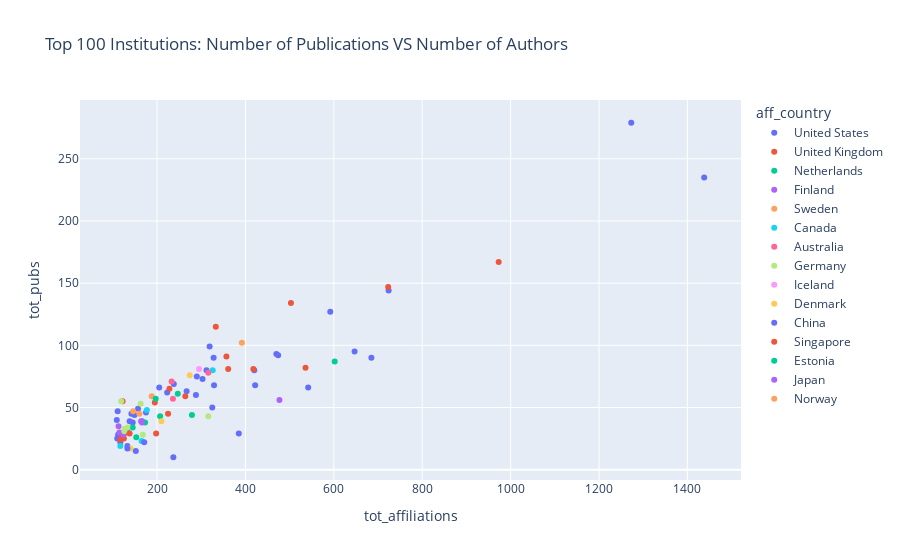

Write notebook code for a chart like this one.
### Code cell
treshold = 100

px.scatter(gridaffiliations[:treshold], 
           x="tot_affiliations", y="tot_pubs", 
           color="aff_country",
           hover_name="aff_name", 
           hover_data=['aff_id', 'aff_name', 'aff_city', 'aff_country', 'tot_affiliations', 'tot_pubs'], 
           title=f"Top {treshold} Institutions: Number of Publications VS Number of Authors")

### Figure 1 — Plotly figure (JSON) as saved in the notebook; plotly's stock layout.template omitted (floating-point values rounded to 4 significant figures; data arrays with more than 128 entries replaced by an {"elided": "..."} marker saying what was removed)
{"data": [{"customdata": {"elided": "40x6 mixed values"}, "hovertemplate": "<b>%{hovertext}</b><br><br>aff_country=%{customdata[3]}<br>tot_affiliations=%{customdata[4]}<br>tot_pubs=%{customdata[5]}<br>aff_id=%{customdata[0]}<br>aff_name=%{customdata[1]}<br>aff_city=%{customdata[2]}<extra></extra>", "hovertext": ["Broad Institute", "Harvard University", "Massachusetts General Hospital", "University of Michigan–Ann Arbor", "Icahn School of Medicine at Mount Sinai", "Stanford University", "Memorial Sloan Kettering Cancer Center", "University of California, San Francisco", "University of Washington", "Washington University in St. Louis", "Dana-Farber Cancer Institute", "St. Jude Children's Research Hospital", "University of California, San Diego", "University of Pennsylvania", "Yale University", "Brigham and Women's Hospital", "Johns Hopkins University", "University of North Carolina at Chapel Hill", "University of California, Los Angeles", "Columbia University", "Baylor College of Medicine", "Cornell University", "University of Southern California", "Boston Children's Hospital", "Fred Hutchinson Cancer Research Center", "The University of Texas MD Anderson Cancer Center", "Boston University", "University of Pittsburgh", "National Heart Lung and Blood Institute", "National Institutes of Health", "Mayo Clinic", "National Cancer Institute", "University of Miami", "Vanderbilt University Medical Center", "Northwestern University", "The University of Texas Southwestern Medical Center", "Wake Forest University", "University of Utah", "Harbor–UCLA Medical Center", "The University of Texas Health Science Center at Houston"], "legendgroup": "United States", "marker": {"color": "#636efa", "symbol": "circle"}, "mode": "markers", "name": "United States", "orientation": "v", "showlegend": true, "type": "scatter", "x": [1438, 1273, 724, 685, 647, 592, 542, 474, 470, 422, 420, 385, 329, 328, 325, 319, 312, 303, 290, 288, 267, 238, 223, 205, 175, 166, 157, 149, 145, 142, 138, 133, 133, 117, 117, 116, 112, 111, 110, 109], "xaxis": "x", "y": [235, 279, 144, 90, 95, 127, 66, 92, 93, 68, 80, 29, 68, 90, 50, 99, 80, 73, 75, 60, 63, 69, 62, 66, 46, 39, 49, 44, 38, 45, 39, 31, 19, 29, 22, 27, 28, 47, 25, 40], "yaxis": "y"}, {"customdata": [["grid.5335.0", "University of Cambridge", "Cambridge", "United Kingdom", 973, 167], ["grid.10306.34", "Wellcome Sanger Institute", "Cambridge", "United Kingdom", 723, 147], ["grid.4305.2", "University of Edinburgh", "Edinburgh", "United Kingdom", 536, 82], ["grid.4991.5", "University of Oxford", "Oxford", "United Kingdom", 503, 134], ["grid.7445.2", "Imperial College London", "London", "United Kingdom", 418, 81], ["grid.270683.8", "Wellcome Centre for Human Genetics", "Oxford", "United Kingdom", 361, 81], ["grid.13097.3c", "King's College London", "London", "United Kingdom", 357, 91], ["grid.83440.3b", "University College London", "London", "United Kingdom", 333, 115], ["grid.4868.2", "Queen Mary University of London", "London", "United Kingdom", 264, 59], ["grid.18886.3f", "Institute of Cancer Research", "London", "United Kingdom", 225, 45], ["grid.5600.3", "Cardiff University", "Cardiff", "United Kingdom", 198, 29], ["grid.5337.2", "University of Bristol", "Bristol", "United Kingdom", 195, 54], ["grid.470900.a", "Institute of Metabolic Science", "Cambridge", "United Kingdom", 126, 29], ["grid.470869.4", "Cancer Research UK Cambridge Institute", "Cambridge", "United Kingdom", 125, 25], ["grid.5379.8", "University of Manchester", "Manchester", "United Kingdom", 122, 55], ["grid.9918.9", "University of Leicester", "Leicester", "United Kingdom", 118, 29]], "hovertemplate": "<b>%{hovertext}</b><br><br>aff_country=%{customdata[3]}<br>tot_affiliations=%{customdata[4]}<br>tot_pubs=%{customdata[5]}<br>aff_id=%{customdata[0]}<br>aff_name=%{customdata[1]}<br>aff_city=%{customdata[2]}<extra></extra>", "hovertext": ["University of Cambridge", "Wellcome Sanger Institute", "University of Edinburgh", "University of Oxford", "Imperial College London", "Wellcome Centre for Human Genetics", "King's College London", "University College London", "Queen Mary University of London", "Institute of Cancer Research", "Cardiff University", "University of Bristol", "Institute of Metabolic Science", "Cancer Research UK Cambridge Institute", "University of Manchester", "University of Leicester"], "legendgroup": "United Kingdom", "marker": {"color": "#EF553B", "symbol": "circle"}, "mode": "markers", "name": "United Kingdom", "orientation": "v", "showlegend": true, "type": "scatter", "x": [973, 723, 536, 503, 418, 361, 357, 333, 264, 225, 198, 195, 126, 125, 122, 118], "xaxis": "x", "y": [167, 147, 82, 134, 81, 81, 91, 115, 59, 45, 29, 54, 29, 25, 55, 29], "yaxis": "y"}, {"customdata": [["grid.5645.2", "Erasmus University Medical Center", "Rotterdam", "Netherlands", 602, 87], ["grid.4494.d", "University Medical Center Groningen", "Groningen", "Netherlands", 279, 44], ["grid.10419.3d", "Leiden University Medical Center", "Leiden", "Netherlands", 247, 61], ["grid.7692.a", "University Medical Center Utrecht", "Utrecht", "Netherlands", 207, 43], ["grid.10417.33", "Radboud University Nijmegen Medical Centre", "Nijmegen", "Netherlands", 173, 38], ["grid.484519.5", "Amsterdam Neuroscience", "Amsterdam", "Netherlands", 153, 26], ["grid.12380.38", "VU Amsterdam", "Amsterdam", "Netherlands", 145, 34]], "hovertemplate": "<b>%{hovertext}</b><br><br>aff_country=%{customdata[3]}<br>tot_affiliations=%{customdata[4]}<br>tot_pubs=%{customdata[5]}<br>aff_id=%{customdata[0]}<br>aff_name=%{customdata[1]}<br>aff_city=%{customdata[2]}<extra></extra>", "hovertext": ["Erasmus University Medical Center", "University Medical Center Groningen", "Leiden University Medical Center", "University Medical Center Utrecht", "Radboud University Nijmegen Medical Centre", "Amsterdam Neuroscience", "VU Amsterdam"], "legendgroup": "Netherlands", "marker": {"color": "#00cc96", "symbol": "circle"}, "mode": "markers", "name": "Netherlands", "orientation": "v", "showlegend": true, "type": "scatter", "x": [602, 279, 247, 207, 173, 153, 145], "xaxis": "x", "y": [87, 44, 61, 43, 38, 26, 34], "yaxis": "y"}, {"customdata": [["grid.7737.4", "University of Helsinki", "Helsinki", "Finland", 477, 56], ["grid.14758.3f", "National Institute for Health and Welfare", "Helsinki", "Finland", 164, 39], ["grid.502801.e", "Tampere University", "Tampere", "Finland", 123, 28], ["grid.9668.1", "University of Eastern Finland", "Kuopio", "Finland", 115, 30], ["grid.410705.7", "Kuopio University Hospital", "Kuopio", "Finland", 113, 35]], "hovertemplate": "<b>%{hovertext}</b><br><br>aff_country=%{customdata[3]}<br>tot_affiliations=%{customdata[4]}<br>tot_pubs=%{customdata[5]}<br>aff_id=%{customdata[0]}<br>aff_name=%{customdata[1]}<br>aff_city=%{customdata[2]}<extra></extra>", "hovertext": ["University of Helsinki", "National Institute for Health and Welfare", "Tampere University", "University of Eastern Finland", "Kuopio University Hospital"], "legendgroup": "Finland", "marker": {"color": "#ab63fa", "symbol": "circle"}, "mode": "markers", "name": "Finland", "orientation": "v", "showlegend": true, "type": "scatter", "x": [477, 164, 123, 115, 113], "xaxis": "x", "y": [56, 39, 28, 30, 35], "yaxis": "y"}, {"customdata": [["grid.4714.6", "Karolinska Institute", "Stockholm", "Sweden", 392, 102], ["grid.8993.b", "Uppsala University", "Uppsala", "Sweden", 188, 59], ["grid.4514.4", "Lund University", "Lund", "Sweden", 160, 45]], "hovertemplate": "<b>%{hovertext}</b><br><br>aff_country=%{customdata[3]}<br>tot_affiliations=%{customdata[4]}<br>tot_pubs=%{customdata[5]}<br>aff_id=%{customdata[0]}<br>aff_name=%{customdata[1]}<br>aff_city=%{customdata[2]}<extra></extra>", "hovertext": ["Karolinska Institute", "Uppsala University", "Lund University"], "legendgroup": "Sweden", "marker": {"color": "#FFA15A", "symbol": "circle"}, "mode": "markers", "name": "Sweden", "orientation": "v", "showlegend": true, "type": "scatter", "x": [392, 188, 160], "xaxis": "x", "y": [102, 59, 45], "yaxis": "y"}, {"customdata": [["grid.17063.33", "University of Toronto", "Toronto", "Canada", 326, 80], ["grid.14709.3b", "McGill University", "Montreal", "Canada", 177, 48], ["grid.42327.30", "Hospital for Sick Children", "Toronto", "Canada", 165, 23], ["grid.17091.3e", "University of British Columbia", "Vancouver", "Canada", 128, 32], ["grid.419890.d", "Ontario Institute for Cancer Research", "Toronto", "Canada", 117, 19]], "hovertemplate": "<b>%{hovertext}</b><br><br>aff_country=%{customdata[3]}<br>tot_affiliations=%{customdata[4]}<br>tot_pubs=%{customdata[5]}<br>aff_id=%{customdata[0]}<br>aff_name=%{customdata[1]}<br>aff_city=%{customdata[2]}<extra></extra>", "hovertext": ["University of Toronto", "McGill University", "Hospital for Sick Children", "University of British Columbia", "Ontario Institute for Cancer Research"], "legendgroup": "Canada", "marker": {"color": "#19d3f3", "symbol": "circle"}, "mode": "markers", "name": "Canada", "orientation": "v", "showlegend": true, "type": "scatter", "x": [326, 177, 165, 128, 117], "xaxis": "x", "y": [80, 48, 23, 32, 19], "yaxis": "y"}, {"customdata": [["grid.1003.2", "University of Queensland", "Brisbane", "Australia", 316, 78], ["grid.1049.c", "QIMR Berghofer Medical Research Institute", "Brisbane", "Australia", 236, 57], ["grid.1008.9", "University of Melbourne", "Melbourne", "Australia", 233, 71]], "hovertemplate": "<b>%{hovertext}</b><br><br>aff_country=%{customdata[3]}<br>tot_affiliations=%{customdata[4]}<br>tot_pubs=%{customdata[5]}<br>aff_id=%{customdata[0]}<br>aff_name=%{customdata[1]}<br>aff_city=%{customdata[2]}<extra></extra>", "hovertext": ["University of Queensland", "QIMR Berghofer Medical Research Institute", "University of Melbourne"], "legendgroup": "Australia", "marker": {"color": "#FF6692", "symbol": "circle"}, "mode": "markers", "name": "Australia", "orientation": "v", "showlegend": true, "type": "scatter", "x": [316, 236, 233], "xaxis": "x", "y": [78, 57, 71], "yaxis": "y"}, {"customdata": [["grid.7497.d", "German Cancer Research Center", "Heidelberg", "Germany", 316, 43], ["grid.9647.c", "Leipzig University", "Leipzig", "Germany", 168, 28], ["grid.6363.0", "Charité", "Berlin", "Germany", 163, 53], ["grid.5603.0", "University of Greifswald", "Greifswald", "Germany", 133, 34], ["grid.10388.32", "University of Bonn", "Bonn", "Germany", 127, 33], ["grid.452396.f", "German Centre for Cardiovascular Research", "Berlin", "Germany", 126, 31], ["grid.5252.0", "Ludwig Maximilian University of Munich", "Munich", "Germany", 119, 55]], "hovertemplate": "<b>%{hovertext}</b><br><br>aff_country=%{customdata[3]}<br>tot_affiliations=%{customdata[4]}<br>tot_pubs=%{customdata[5]}<br>aff_id=%{customdata[0]}<br>aff_name=%{customdata[1]}<br>aff_city=%{customdata[2]}<extra></extra>", "hovertext": ["German Cancer Research Center", "Leipzig University", "Charité", "University of Greifswald", "University of Bonn", "German Centre for Cardiovascular Research", "Ludwig Maximilian University of Munich"], "legendgroup": "Germany", "marker": {"color": "#B6E880", "symbol": "circle"}, "mode": "markers", "name": "Germany", "orientation": "v", "showlegend": true, "type": "scatter", "x": [316, 168, 163, 133, 127, 126, 119], "xaxis": "x", "y": [43, 28, 53, 34, 33, 31, 55], "yaxis": "y"}, {"customdata": [["grid.14013.37", "University of Iceland", "Reykjavik", "Iceland", 295, 81]], "hovertemplate": "<b>%{hovertext}</b><br><br>aff_country=%{customdata[3]}<br>tot_affiliations=%{customdata[4]}<br>tot_pubs=%{customdata[5]}<br>aff_id=%{customdata[0]}<br>aff_name=%{customdata[1]}<br>aff_city=%{customdata[2]}<extra></extra>", "hovertext": ["University of Iceland"], "legendgroup": "Iceland", "marker": {"color": "#FF97FF", "symbol": "circle"}, "mode": "markers", "name": "Iceland", "orientation": "v", "showlegend": true, "type": "scatter", "x": [295], "xaxis": "x", "y": [81], "yaxis": "y"}, {"customdata": [["grid.5254.6", "University of Copenhagen", "Copenhagen", "Denmark", 274, 76], ["grid.7048.b", "Aarhus University", "Aarhus", "Denmark", 210, 39], ["grid.452548.a", "Lundbeck Foundation", "Copenhagen", "Denmark", 140, 17]], "hovertemplate": "<b>%{hovertext}</b><br><br>aff_country=%{customdata[3]}<br>tot_affiliations=%{customdata[4]}<br>tot_pubs=%{customdata[5]}<br>aff_id=%{customdata[0]}<br>aff_name=%{customdata[1]}<br>aff_city=%{customdata[2]}<extra></extra>", "hovertext": ["University of Copenhagen", "Aarhus University", "Lundbeck Foundation"], "legendgroup": "Denmark", "marker": {"color": "#FECB52", "symbol": "circle"}, "mode": "markers", "name": "Denmark", "orientation": "v", "showlegend": true, "type": "scatter", "x": [274, 210, 140], "xaxis": "x", "y": [76, 39, 17], "yaxis": "y"}, {"customdata": [["grid.256111.0", "Fujian Agriculture and Forestry University", "Fuzhou", "China", 237, 10], ["grid.419092.7", "Shanghai Institutes for Biological Sciences", "Shanghai", "China", 171, 22], ["grid.21155.32", "Beijing Genomics Institute", "Shenzhen", "China", 152, 15], ["grid.35155.37", "Huazhong Agricultural University", "Wuhan", "China", 133, 17]], "hovertemplate": "<b>%{hovertext}</b><br><br>aff_country=%{customdata[3]}<br>tot_affiliations=%{customdata[4]}<br>tot_pubs=%{customdata[5]}<br>aff_id=%{customdata[0]}<br>aff_name=%{customdata[1]}<br>aff_city=%{customdata[2]}<extra></extra>", "hovertext": ["Fujian Agriculture and Forestry University", "Shanghai Institutes for Biological Sciences", "Beijing Genomics Institute", "Huazhong Agricultural University"], "legendgroup": "China", "marker": {"color": "#636efa", "symbol": "circle"}, "mode": "markers", "name": "China", "orientation": "v", "showlegend": true, "type": "scatter", "x": [237, 171, 152, 133], "xaxis": "x", "y": [10, 22, 15, 17], "yaxis": "y"}, {"customdata": [["grid.4280.e", "National University of Singapore", "Singapore", "Singapore", 228, 65], ["grid.418377.e", "Genome Institute of Singapore", "Singapore", "Singapore", 138, 29], ["grid.428397.3", "Duke NUS Graduate Medical School", "Singapore", "Singapore", 117, 24]], "hovertemplate": "<b>%{hovertext}</b><br><br>aff_country=%{customdata[3]}<br>tot_affiliations=%{customdata[4]}<br>tot_pubs=%{customdata[5]}<br>aff_id=%{customdata[0]}<br>aff_name=%{customdata[1]}<br>aff_city=%{customdata[2]}<extra></extra>", "hovertext": ["National University of Singapore", "Genome Institute of Singapore", "Duke NUS Graduate Medical School"], "legendgroup": "Singapore", "marker": {"color": "#EF553B", "symbol": "circle"}, "mode": "markers", "name": "Singapore", "orientation": "v", "showlegend": true, "type": "scatter", "x": [228, 138, 117], "xaxis": "x", "y": [65, 29, 24], "yaxis": "y"}, {"customdata": [["grid.10939.32", "University of Tartu", "Tartu", "Estonia", 197, 57]], "hovertemplate": "<b>%{hovertext}</b><br><br>aff_country=%{customdata[3]}<br>tot_affiliations=%{customdata[4]}<br>tot_pubs=%{customdata[5]}<br>aff_id=%{customdata[0]}<br>aff_name=%{customdata[1]}<br>aff_city=%{customdata[2]}<extra></extra>", "hovertext": ["University of Tartu"], "legendgroup": "Estonia", "marker": {"color": "#00cc96", "symbol": "circle"}, "mode": "markers", "name": "Estonia", "orientation": "v", "showlegend": true, "type": "scatter", "x": [197], "xaxis": "x", "y": [57], "yaxis": "y"}, {"customdata": [["grid.26999.3d", "University of Tokyo", "Tokyo", "Japan", 166, 38]], "hovertemplate": "<b>%{hovertext}</b><br><br>aff_country=%{customdata[3]}<br>tot_affiliations=%{customdata[4]}<br>tot_pubs=%{customdata[5]}<br>aff_id=%{customdata[0]}<br>aff_name=%{customdata[1]}<br>aff_city=%{customdata[2]}<extra></extra>", "hovertext": ["University of Tokyo"], "legendgroup": "Japan", "marker": {"color": "#ab63fa", "symbol": "circle"}, "mode": "markers", "name": "Japan", "orientation": "v", "showlegend": true, "type": "scatter", "x": [166], "xaxis": "x", "y": [38], "yaxis": "y"}, {"customdata": [["grid.55325.34", "Oslo University Hospital", "Oslo", "Norway", 146, 47]], "hovertemplate": "<b>%{hovertext}</b><br><br>aff_country=%{customdata[3]}<br>tot_affiliations=%{customdata[4]}<br>tot_pubs=%{customdata[5]}<br>aff_id=%{customdata[0]}<br>aff_name=%{customdata[1]}<br>aff_city=%{customdata[2]}<extra></extra>", "hovertext": ["Oslo University Hospital"], "legendgroup": "Norway", "marker": {"color": "#FFA15A", "symbol": "circle"}, "mode": "markers", "name": "Norway", "orientation": "v", "showlegend": true, "type": "scatter", "x": [146], "xaxis": "x", "y": [47], "yaxis": "y"}], "layout": {"autosize": true, "legend": {"title": {"text": "aff_country"}, "tracegroupgap": 0}, "title": {"text": "Top 100 Institutions: Number of Publications VS Number of Authors"}, "xaxis": {"anchor": "y", "autorange": true, "domain": [0, 1], "range": [31.75, 1515.0], "title": {"text": "tot_affiliations"}, "type": "linear"}, "yaxis": {"anchor": "x", "autorange": true, "domain": [0, 1], "range": [-9.704, 298.7], "title": {"text": "tot_pubs"}, "type": "linear"}}}
